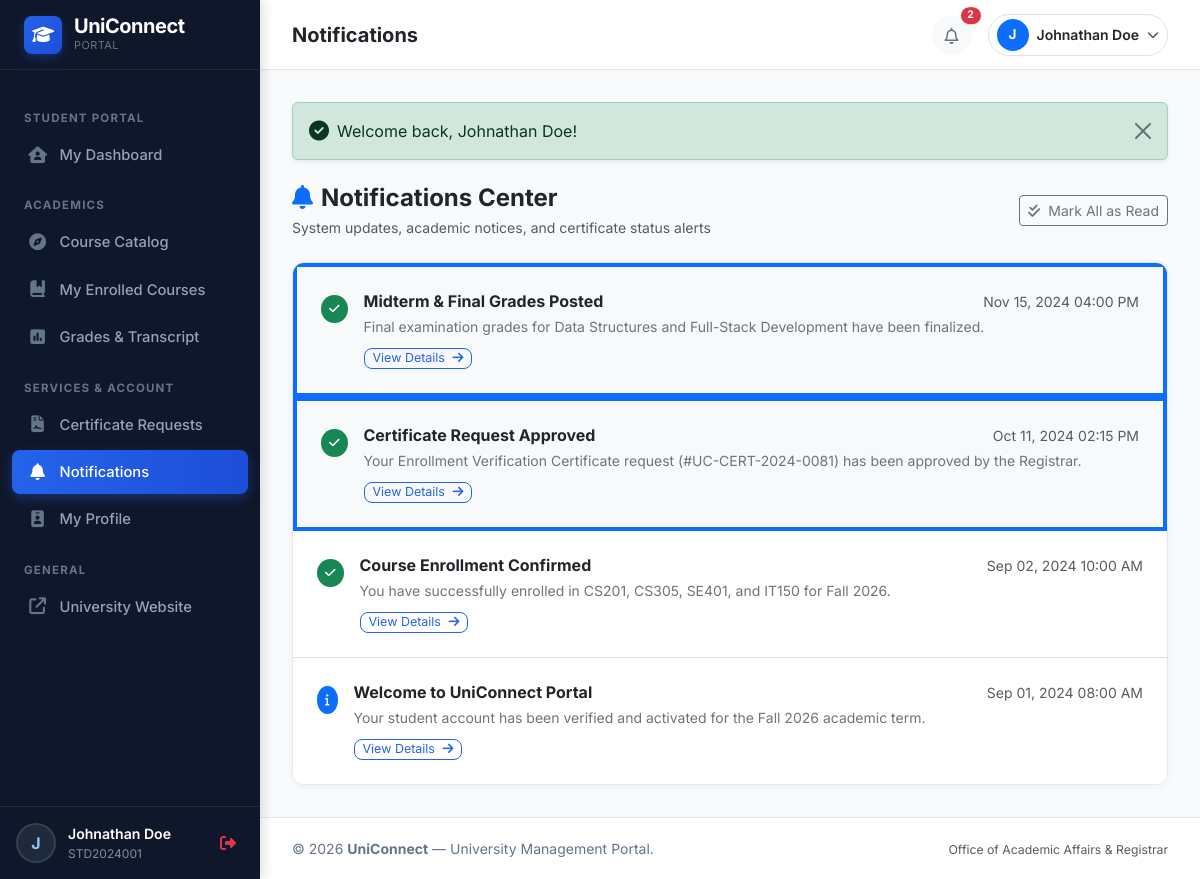
Page /student/notifications.php (signed in) on the committed database.
### tables this page shows
CREATE TABLE `notifications` (
  `id` INT AUTO_INCREMENT PRIMARY KEY,
  `user_id` INT NOT NULL,
  `title` VARCHAR(150) NOT NULL,
  `message` TEXT NOT NULL,
  `type` ENUM('info', 'success', 'warning', 'danger') NOT NULL DEFAULT 'info',
  `link` VARCHAR(255) DEFAULT NULL,
  `is_read` TINYINT(1) NOT NULL DEFAULT 0,
  `created_at` TIMESTAMP DEFAULT CURRENT_TIMESTAMP,
  CONSTRAINT `fk_notifications_user` FOREIGN KEY (`user_id`) REFERENCES `users` (`id`) ON DELETE CASCADE
);

### includes/functions.php (called while the page is built, shortened)
<?php
function e($string) {
    return htmlspecialchars((string)$string, ENT_QUOTES, 'UTF-8');
}
function format_datetime($datetime, $format = 'M d, Y h:i A') {
    return date($format, strtotime($datetime));
}

### student/notifications.php (the view, shortened to what this page needs)
<?php
$pdo = get_db_connection();
$user = current_user();
$stmtNotifs = $pdo->prepare("
    SELECT * FROM notifications
    WHERE user_id = ?
    ORDER BY created_at DESC
");
$stmtNotifs->execute([$user['id']]);
$notifications = $stmtNotifs->fetchAll();
require_once __DIR__ . '/../includes/header.php';
?>
<div class="d-flex flex-column flex-md-row justify-content-between align-items-md-center gap-3 mb-4">
    <div>
        <h4 class="fw-bold mb-1 text-dark"><i class="fa-solid fa-bell text-primary me-2"></i>Notifications Center</h4>
        <p class="text-muted small mb-0">System updates, academic notices, and certificate status alerts</p>
    </div>
    <?php if (!empty($notifications)): ?>
        <form method="POST" action="">
            <button type="submit" class="btn btn-outline-secondary btn-sm">
                <i class="fa-solid fa-check-double me-1"></i> Mark All as Read
            </button>
        </form>
    <?php endif; ?>
</div>
<div class="card-academic">
    <div class="card-body p-0">
        <?php if (empty($notifications)): ?>
            <div class="text-center py-5">
                <i class="fa-regular fa-bell-slash text-muted fs-1 mb-3"></i>
                <h6>No notifications</h6>
                <p class="text-muted small">You're all caught up! Important notices will appear here.</p>
            </div>
        <?php else: ?>
            <ul class="list-group list-group-flush">
                <?php foreach ($notifications as $n): ?>
                    <li class="list-group-item p-3 p-md-4 <?= $n['is_read'] ? 'bg-white' : 'bg-light border-start border-4 border-primary' ?>">
                        <div class="d-flex align-items-start gap-3">
                            <div class="mt-1">
                                <?php if ($n['type'] === 'success'): ?>
                                    <span class="badge rounded-circle p-2 bg-success text-white"><i class="fa-solid fa-check"></i></span>
                                <?php elseif ($n['type'] === 'warning'): ?>
                                    <span class="badge rounded-circle p-2 bg-warning text-dark"><i class="fa-solid fa-exclamation"></i></span>
                                <?php elseif ($n['type'] === 'danger'): ?>
                                    <span class="badge rounded-circle p-2 bg-danger text-white"><i class="fa-solid fa-xmark"></i></span>
                                <?php else: ?>
                                    <span class="badge rounded-circle p-2 bg-primary text-white"><i class="fa-solid fa-info"></i></span>
                                <?php endif; ?>
                            </div>
                            <div class="flex-grow-1">
                                <div class="d-flex justify-content-between align-items-center mb-1">
                                    <h6 class="fw-bold text-dark mb-0"><?= e($n['title']) ?></h6>
                                    <small class="text-muted"><?= format_datetime($n['created_at']) ?></small>
                                </div>
                                <p class="text-secondary small mb-2"><?= e($n['message']) ?></p>
                                <?php if (!empty($n['link'])): ?>
                                    <a href="<?= BASE_URL . e($n['link']) ?>" class="btn btn-sm btn-outline-primary py-0 px-2" style="font-size: 0.78rem;">
                                        View Details <i class="fa-solid fa-arrow-right ms-1"></i>
                                    </a>
                                <?php endif; ?>
                            </div>
                        </div>
                    </li>
                <?php endforeach; ?>
            </ul>
        <?php endif; ?>
    </div>
</div>
<?php require_once __DIR__ . '/../includes/footer.php'; ?>

### assets/css/style.css (style rules this page uses)
:root { --primary-color: #0f4c81; --primary-hover: #0c3d67; --primary-dark: #0a2540; --accent-color: #2563eb; --accent-light: #eff6ff; --secondary-color: #475569; --success-color: #10b981; --warning-color: #f59e0b; --danger-color: #ef4444; --bg-light: #f8fafc; --card-border: #e2e8f0; --text-dark: #1e293b; --text-muted: #64748b; --sidebar-width: 260px; --sidebar-bg: #0f172a; --sidebar-hover: #1e293b; --sidebar-active: #2563eb; }
body { font-family: 'Inter', -apple-system, BlinkMacSystemFont, "Segoe UI", Roboto, "Helvetica Neue", Arial, sans-serif; background-color: var(--bg-light); color: var(--text-dark); min-height: 100vh; }
.card-academic { background: #ffffff; border: 1px solid var(--card-border); border-radius: 12px; box-shadow: 0 2px 8px rgba(0, 0, 0, 0.04); transition: transform 0.2s ease, box-shadow 0.2s ease; overflow: hidden; }
.btn-outline-primary { color: var(--accent-color); border-color: var(--accent-color); border-radius: 8px; }

### rows in the picture
notifications: type "success" (drawn), title "Midterm & Final Grades Posted", created_at "Nov 15, 2024 04:00 PM", message "Final examination grades for Data Structures and Full-Stack Development have been finalized."
notifications: type "success" (drawn), title "Certificate Request Approved", created_at "Oct 11, 2024 02:15 PM", message "Your Enrollment Verification Certificate request (#UC-CERT-2024-0081) has been approved by the Registrar."
notifications: type "success" (drawn), title "Course Enrollment Confirmed", created_at "Sep 02, 2024 10:00 AM", message "You have successfully enrolled in CS201, CS305, SE401, and IT150 for Fall 2026."
notifications: type "info" (drawn), title "Welcome to UniConnect Portal", created_at "Sep 01, 2024 08:00 AM", message "Your student account has been verified and activated for the Fall 2026 academic term."

### other values in the picture
substr($currentUser['name'] ?? 'U', 0, 1) "J"
$currentUser['name'] "Johnathan Doe"
$currentUser['student_id'] "STD2024001"
$pageTitle "Notifications"
$unreadCount "2"
substr($user['name'], 0, 1) "J"
$user['name'] "Johnathan Doe"
$flash['message'] "Welcome back, Johnathan Doe!"
APP_NAME "UniConnect"
